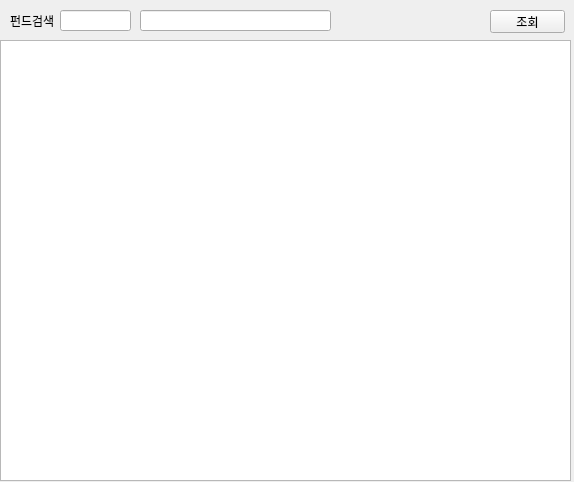
<?xml version="1.0" encoding="UTF-8"?>
<ui version="4.0">
 <class>MainWindow</class>
 <widget class="QMainWindow" name="MainWindow">
  <property name="geometry">
   <rect>
    <x>0</x>
    <y>0</y>
    <width>574</width>
    <height>482</height>
   </rect>
  </property>
  <property name="windowTitle">
   <string>MainWindow</string>
  </property>
  <widget class="QWidget" name="tab3_newWindow2">
   <widget class="QTableWidget" name="tab3_win2tableWidget">
    <property name="geometry">
     <rect>
      <x>0</x>
      <y>40</y>
      <width>571</width>
      <height>441</height>
     </rect>
    </property>
    <property name="sizeAdjustPolicy">
     <enum>QAbstractScrollArea::AdjustToContents</enum>
    </property>
    <property name="editTriggers">
     <set>QAbstractItemView::NoEditTriggers</set>
    </property>
    <property name="alternatingRowColors">
     <bool>true</bool>
    </property>
    <property name="selectionBehavior">
     <enum>QAbstractItemView::SelectRows</enum>
    </property>
    <property name="sortingEnabled">
     <bool>false</bool>
    </property>
   </widget>
   <widget class="QLabel" name="tab3_win2label">
    <property name="geometry">
     <rect>
      <x>10</x>
      <y>10</y>
      <width>51</width>
      <height>21</height>
     </rect>
    </property>
    <property name="text">
     <string>펀드검색</string>
    </property>
   </widget>
   <widget class="QLineEdit" name="tab3_win2lineEdit">
    <property name="geometry">
     <rect>
      <x>60</x>
      <y>10</y>
      <width>71</width>
      <height>21</height>
     </rect>
    </property>
   </widget>
   <widget class="QLineEdit" name="tab3_win2lineEdit_2">
    <property name="geometry">
     <rect>
      <x>140</x>
      <y>10</y>
      <width>191</width>
      <height>21</height>
     </rect>
    </property>
   </widget>
   <widget class="QPushButton" name="tab3_win2pushButton">
    <property name="geometry">
     <rect>
      <x>490</x>
      <y>10</y>
      <width>75</width>
      <height>23</height>
     </rect>
    </property>
    <property name="text">
     <string>조회</string>
    </property>
   </widget>
  </widget>
 </widget>
 <resources/>
 <connections/>
</ui>
